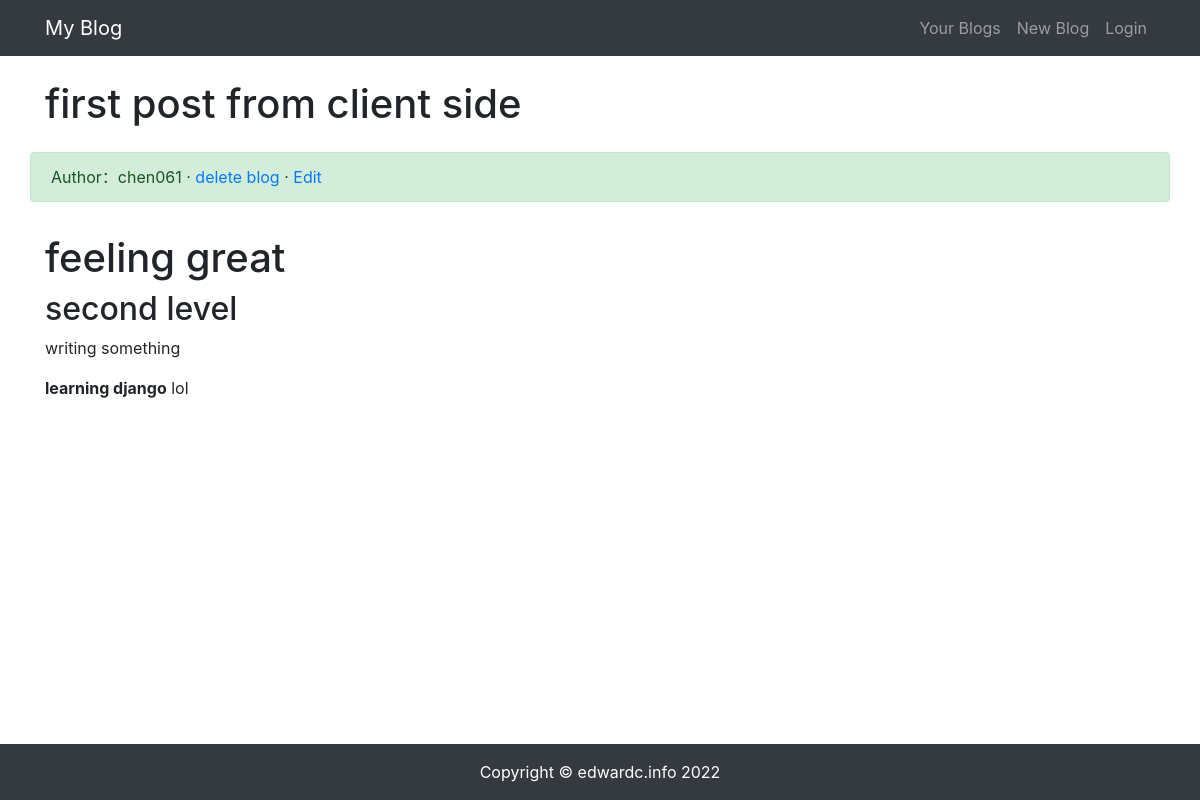
The app's page /article/article-detail/5/ with its own data.
### article/models.py (models this page shows, shortened)
class ArticlePost(models.Model):
    author = models.ForeignKey(User, on_delete=models.CASCADE)
    title = models.CharField(max_length=100)
    body = models.TextField()
    created = models.DateTimeField(default=timezone.now)
    updated = models.DateTimeField(auto_now=True)
    class Meta:
        ordering = ('-created',)

### article/views.py (the view)
# urls.py: path('article-detail/<int:id>/', views.article_detail, name='article_detail'),
def article_detail(request, id):
    article = ArticlePost.objects.get(id=id)
    article.body = markdown.markdown(article.body,
                                     extensions=[
                                         'markdown.extensions.extra',
                                         'markdown.extensions.codehilite',
                                     ])
    context = {'article': article}
    return render(request, 'article/detail.html', context)

### templates/article/detail.html (shortened to what this page needs)
{% extends "base.html" %} {% load staticfiles %}  {% block content %}
<div class="container">
  <div class="row">
    <h1 class="col-12 mt-4 mb-4">{{ article.title }}</h1>
    <div class="col-12 alert alert-success">
      Author：{{ article.author }}
      · <a href="#" onclick="confirm_safe_delete()">delete blog</a>
      · <a href="{% url "article:article_update" article.id %}">Edit</a>
    </div>
    <div class="col-12">
      <p>{{ article.body|safe }}</p>
    </div>
  </div>
</div>
{% endblock content %}

### records on screen
ArticlePost: title "first post from client side", author "chen061", body "feeling great second level writing something learning django lol"
